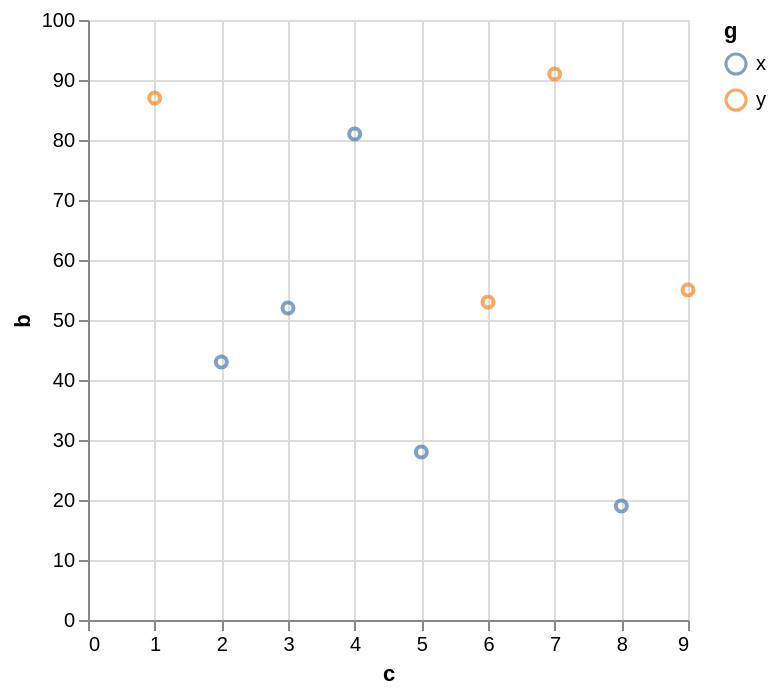

Specify this chart in Vega-Lite:
### Vega-Lite specification from a JSON file in a GitHub repository (floating-point values rounded to 4 significant figures)
{"data": {"values": [{"a": "A", "b": 28, "c": 5, "g": "x"}, {"a": "B", "b": 55, "c": 9, "g": "y"}, {"a": "C", "b": 43, "c": 2, "g": "x"}, {"a": "D", "b": 91, "c": 7, "g": "y"}, {"a": "E", "b": 81, "c": 4, "g": "x"}, {"a": "F", "b": 53, "c": 6, "g": "y"}, {"a": "G", "b": 19, "c": 8, "g": "x"}, {"a": "H", "b": 87, "c": 1, "g": "y"}, {"a": "I", "b": 52, "c": 3, "g": "x"}]}, "mark": "point", "encoding": {"x": {"field": "c", "type": "quantitative"}, "y": {"field": "b", "type": "quantitative"}, "color": {"field": "g", "type": "nominal"}}}
